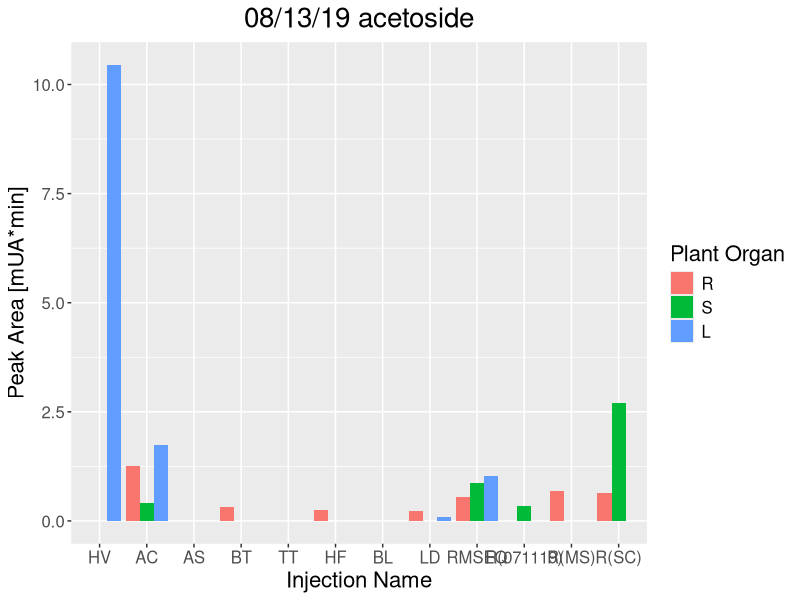
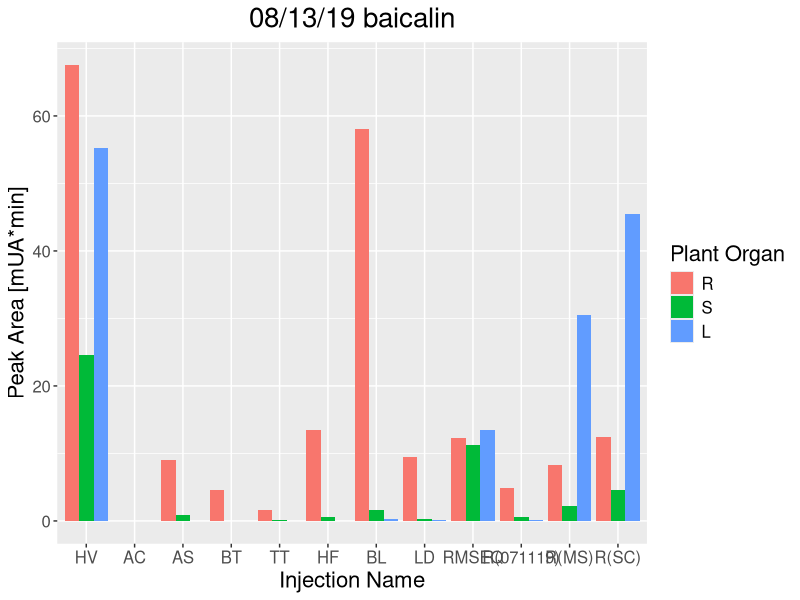
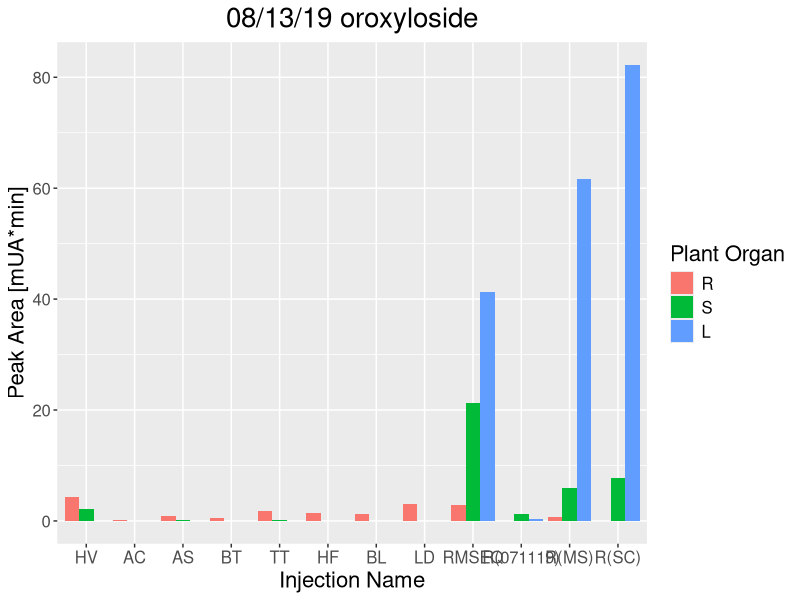
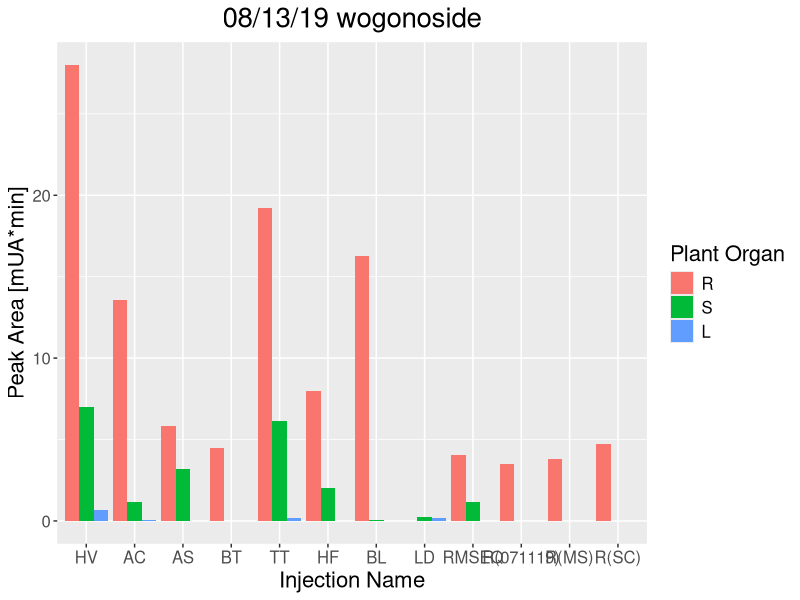
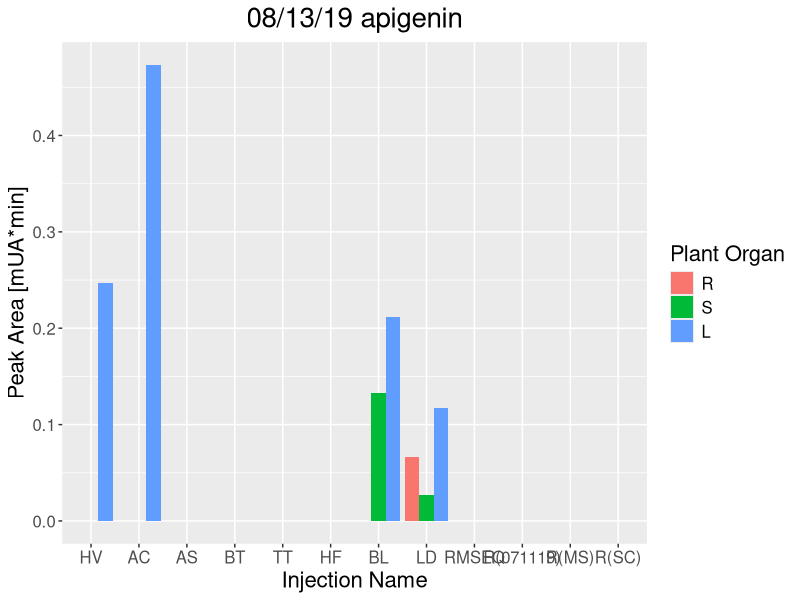
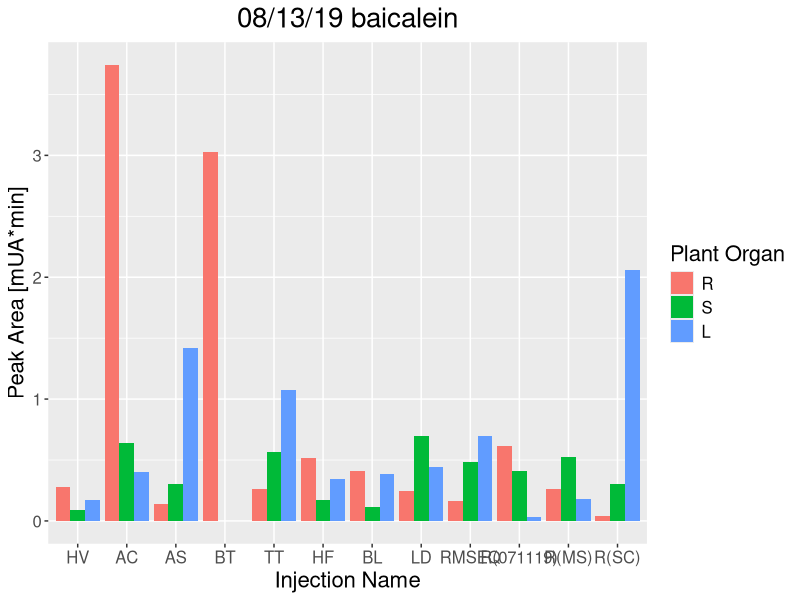
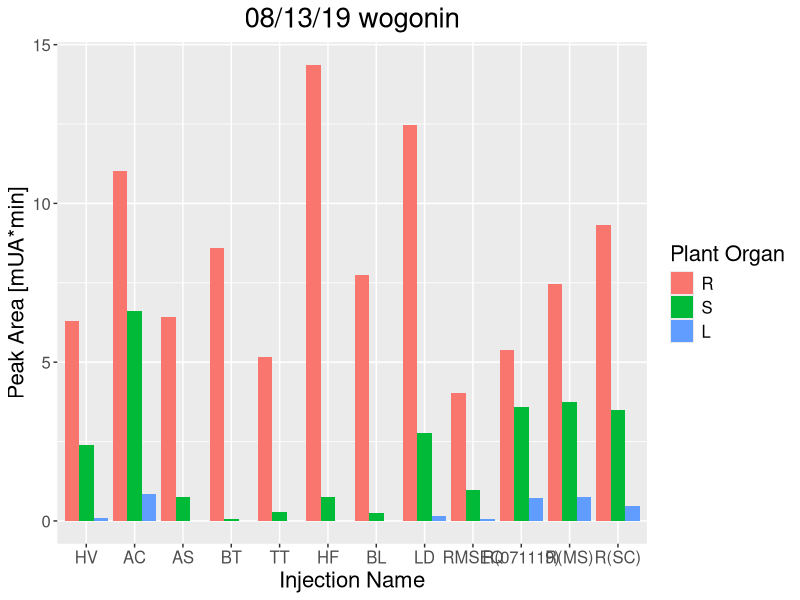
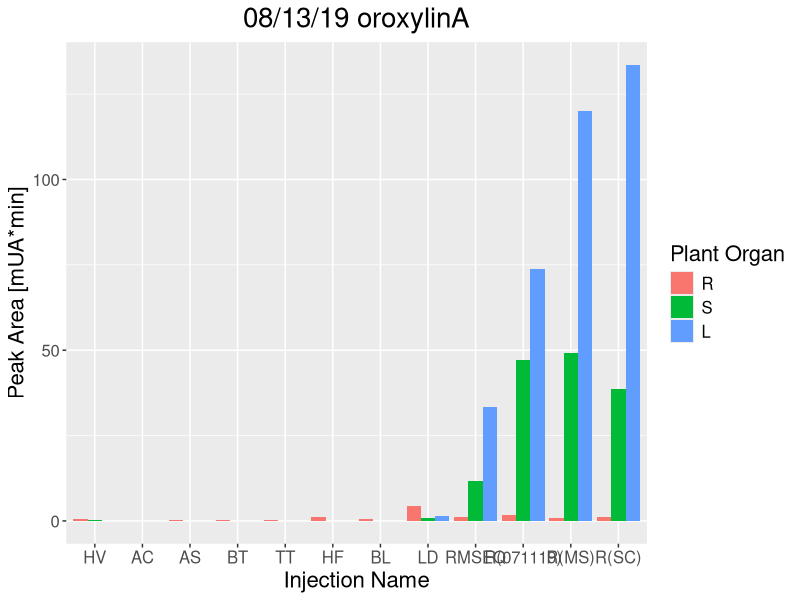

Write the R code that produced these figures, in order.
# Create bar graphs for visualization of scutellaria metabolite data.
# Separate bar graph for each metabolite, sorted by variety, then by part of plant (root, shoot, or leaf).
packageList <- c("ggplot2")
newPackages <- packageList[!(packageList %in% installed.packages()[,"Package"])]
if(length(newPackages) > 0){
  install.packages(newPackages)
}
library(ggplot2)

setwd("C:/Users/bca08_000/Documents/scutellaria")

allData <- read.csv("metaboliteData.csv", header=TRUE, stringsAsFactors=FALSE)[, 1:16]
calibrationData <- read.csv("metaboliteCalibrations.csv", header=TRUE, stringsAsFactors=FALSE)
colnames(calibrationData)[1] <- "ppm"

# prepare data - delete rows with wash and calibration samples, and average triplicates together
metaboliteData <- allData[23:112, ]
sampleName <- vector()
plantOrgan <- vector()
avgMetData <- data.frame()

for(row in seq(1, 81, 3)){
  sampleName <- append(sampleName, strsplit(metaboliteData$injectionName[row], "-")[[1]][1])
  plantOrgan <- append(plantOrgan, strsplit(metaboliteData$injectionName[row], "-")[[1]][3])
  metReplicates <- rbind(metaboliteData[row, 2:16], metaboliteData[row+1, 2:16], metaboliteData[row+2, 2:16])
  avgMetData <- rbind(avgMetData, colMeans(metReplicates))
  #metabolites <- colMeans(subset(metaboliteData, grepl(metaboliteData$injectionName, sampleName[length(sampleName)]), select=2:16))
}
colnames(avgMetData) <- colnames(metaboliteData[, 2:16])

for(row in 82:90){
  sampleName <- append(sampleName, strsplit(metaboliteData$injectionName[row], "-")[[1]][1])
  plantOrgan <- append(plantOrgan, strsplit(metaboliteData$injectionName[row], "-")[[1]][2])
  avgMetData <- rbind(avgMetData, metaboliteData[row, 2:16])
}

metaboliteData <- cbind(sampleName, plantOrgan, avgMetData)

metaboliteData$sampleName <- as.character(metaboliteData$sampleName)
metaboliteData$sampleName <- factor(metaboliteData$sampleName, levels=unique(metaboliteData$sampleName))
metaboliteData$plantOrgan <- as.character(metaboliteData$plantOrgan)
metaboliteData$plantOrgan <- factor(metaboliteData$plantOrgan, levels=unique(metaboliteData$plantOrgan))

for(i in 3:17){
  print(
    ggplot(data=metaboliteData, mapping=aes(x=sampleName, y=get(colnames(metaboliteData)[i]), fill=plantOrgan)) + 
      geom_bar(stat="identity", position="dodge") +
      labs(x="Injection Name", y="Peak Area [mUA*min]", fill="Plant Organ", title=paste("08/13/19", colnames(metaboliteData)[[i]])) +
      theme(plot.title=element_text(hjust=0.5, size=20), axis.title=element_text(size=16), axis.text=element_text(size=12), legend.title=element_text(size=16), legend.text=element_text(size=12)))
}
